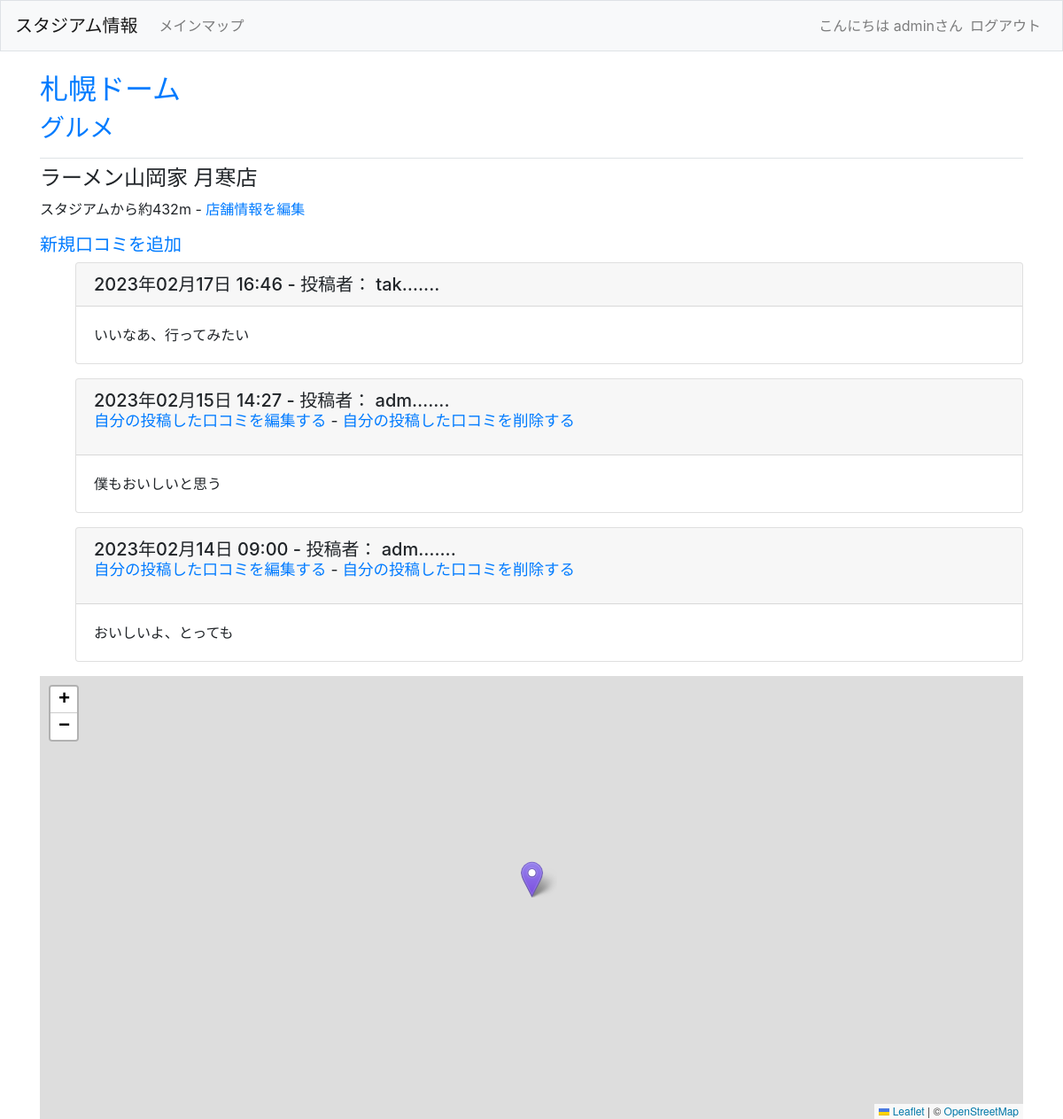
/stadium/1/1/1 (signed in), run on the app's committed database.
### sta_infos/models.py (models this page shows)
class Stadium(models.Model):
    name = models.CharField(max_length=100)
    address = models.CharField(max_length=200)
    lon = models.FloatField(null=True)
    lat = models.FloatField(null=True)
    audience = models.CharField(max_length=50)
    club = models.CharField(max_length=200)
    def __str__(self):
        return self.name

class Topic(models.Model):
    stadium = models.ForeignKey(Stadium, on_delete=models.CASCADE, default=0)
    text = models.CharField(max_length=50)
    def __str__(self):
        return self.text

class Shop(models.Model):
    topic = models.ForeignKey(Topic, on_delete=models.CASCADE)
    name = models.CharField(max_length=100)
    address = models.CharField(max_length=200)
    lon = models.FloatField(null=True)
    lat = models.FloatField(null=True)
    distance = models.IntegerField(default=0)
    date_added = models.DateTimeField(auto_now_add=True)
    def __str__(self):
        return self.name

class Review(models.Model):
    shop = models.ForeignKey(Shop, on_delete=models.CASCADE, default=0)
    text = models.TextField()
    date_added = models.DateTimeField(auto_now_add=True)
    owner = models.ForeignKey(User, on_delete=models.CASCADE)
    def __str__(self):
        return self.text

### sta_infos/views.py (the view)
# urls.py: path('stadium/<int:stadium_id>/<int:topic_id>/<int:shop_id>', views.shop, name='shop'),
def shop(request, stadium_id, topic_id, shop_id):
    stadium = Stadium.objects.get(id=stadium_id)
    topic = stadium.topic_set.get(id=topic_id)
    shop = topic.shop_set.get(id=shop_id)
    list = [shop]
    shop_list = serializers.serialize("json", list)
    reviews = shop.review_set.order_by('-date_added')
    context = {'stadium':stadium, 'topic':topic, 'shop':shop, 'reviews': reviews, 'shop_list':shop_list}
    return render(request, 'sta_infos/shop.html', context)

### sta_infos/templates/sta_infos/shop.html (shortened to what this page needs)
{% extends "sta_infos/base.html" %}
{% load static %}
{% block page_header %}
<h2><a href="{% url 'sta_infos:stadium' stadium.id %}">{{ stadium }}</a></h2>
<h3><a href="{% url 'sta_infos:topic' stadium.id topic.id %}">{{ topic }}</a></h3>
{% endblock page_header %}
{% block content %}
<h4>{{ shop }}</h4>
<p>スタジアムから約{{ shop.distance }}m - <a href="{% url 'sta_infos:edit_shop' stadium.id topic.id shop.id %}">店舗情報を編集</a></p>
<h5><a href="{% url 'sta_infos:new_review' stadium.id topic.id shop.id %}">新規口コミを追加</a></h5>
<ul>
    {% for review in reviews %}
    <div class="card mb-3">
        <h5 class="card-header">
            {{ review.date_added|date:'Y年m月d日 H:i' }} - 投稿者： {{ review.owner| truncatechars:4 }}....
            <small>
                {% if review.owner == request.user %}
                <p>
                    <a href="{% url 'sta_infos:edit_review' stadium.id topic.id shop.id review.id %}">自分の投稿した口コミを編集する</a> -
                    <a href="{% url 'sta_infos:delete_review' stadium.id topic.id shop.id review.id %}">自分の投稿した口コミを削除する</a>
                </p>
                {% endif %}
            </small>
        </h5>
        <div class="card-body">
            {{ review }}
        </div>
    </div>
    {% empty %}
    <p>口コミはまだ投稿されていません。</p>
    {% endfor %}
</ul>
<div id="shop_map"></div>
{% endblock content %}

### sta_infos/templates/sta_infos/base.html (shortened to what this page needs)
{% load static %}
{% load bootstrap4 %}
<!DOCTYPE html>
<html lang="ja">
    <head>
        {% bootstrap_css %}
        <link rel="stylesheet" href="https://unpkg.com/leaflet@1.9.3/dist/leaflet.css"
/>
        <link rel="stylesheet" href="{% static 'css/style.css' %}?2023022103">
    </head>
    <body>
        <nav class="navbar navbar-expand-md navbar-light bg-light mb-4 border" >
            <a class="navbar-brand" href="{% url 'sta_infos:index' %}">スタジアム情報</a>
            <div class="collapse navbar-collapse" id="navbarCollapse">
                <ul class="navbar-nav mr-auto">
                    <li class="nav-item">
                        <a class="nav-link" href="{% url 'sta_infos:mainmap' %}">メインマップ</a>
                    </li>
                </ul>
                <ul class="navbar-nav ml-auto">
                    {% if user.is_authenticated %}
                    <li class="nav-item">
                        <span class="navbar-text">こんにちは {{ user.username }}さん</span>
                    </li>
                    <li class="nav-item">
                        <a class="nav-link" href="{% url 'users:logout' %}">ログアウト</a>
                    </li>
                    {% endif %}
                </ul>
            </div>
        </nav>
        <main role="main" class="container">
            <div class="pb-2 mb-2 border-bottom">
                {% block page_header %}{% endblock page_header %}
            </div>
            <div>
                {% block content %}{% endblock content %}
            </div>
        </main>
    </body>
</html>

### sta_infos/static/css/style.css (style rules this page uses)
#shop_map { height: 500px; }

### data on the page
Stadium: name "札幌ドーム"
Topic: text "グルメ"
Shop: name "ラーメン山岡家 月寒店", distance "432"
Review: date_added "2023年02月17日 16:46", owner "tak…", text "いいなあ、行ってみたい"
Review: date_added "2023年02月15日 14:27", owner "adm…", shows "自分の投稿した口コミを編集する", text "僕もおいしいと思う"
Review: date_added "2023年02月14日 09:00", owner "adm…", shows "自分の投稿した口コミを編集する", text "おいしいよ、とっても"

### other printed values
{{ user.username }} "admin"
